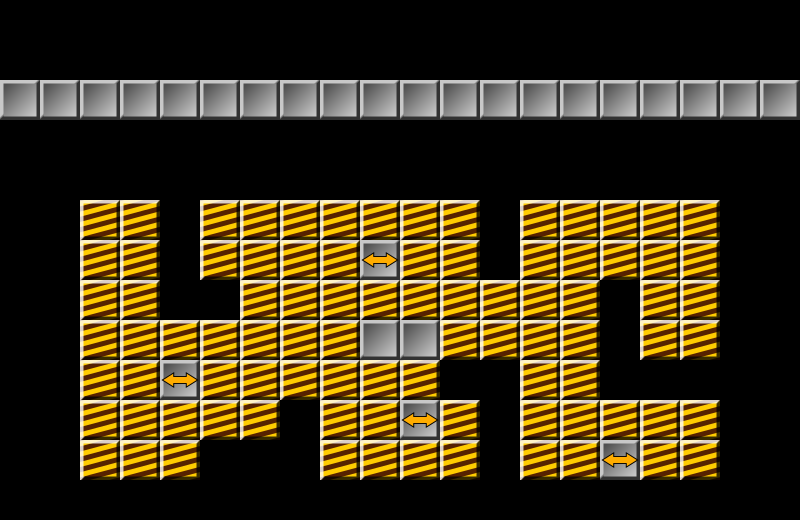

This is a level from a 2D game, rendered from its Tiled map with the project's own tilesets. A one-line summary and the complete map file follow:
An orthogonal 20x13 tile map with 40x40 px tiles, 2 tile layers (bricks, header), 3 tilesets and 2 objects (target, player).

<map version="1.0" orientation="orthogonal" renderorder="right-down" width="20" height="13" tilewidth="40" tileheight="40" nextobjectid="44">
 <tileset firstgid="1" name="tiles" tilewidth="40" tileheight="40" tilecount="9" columns="9">
  <image source="../../bricks/tiles.png" width="360" height="40" />
 </tileset>
 <tileset firstgid="10" name="Single sprites" tilewidth="40" tileheight="40" tilecount="1" columns="0">
  <tile id="1">
   <image width="40" height="40" source="../../bricks/002_player-40.png" />
  </tile>
 </tileset>
 <tileset firstgid="12" name="tiles" tilewidth="40" tileheight="40" tilecount="9" columns="9">
  <image source="../../bricks/tiles.png" width="360" height="40" />
 </tileset>
 <layer name="bricks" width="20" height="13">
  <data encoding="csv">
0,0,0,0,0,0,0,0,0,0,0,0,0,0,0,0,0,0,0,0,
0,0,0,0,0,0,0,0,0,0,0,0,0,0,0,0,0,0,0,0,
0,0,0,0,0,0,0,0,0,0,0,0,0,0,0,0,0,0,0,0,
0,0,0,0,0,0,0,0,0,0,0,0,0,0,0,0,0,0,0,0,
0,0,0,0,0,0,0,0,0,0,0,0,0,0,0,0,0,0,0,0,
0,0,3,3,0,3,3,3,3,3,3,3,0,3,3,3,3,3,0,0,
0,0,3,3,0,3,3,3,3,6,3,3,0,3,3,3,3,3,0,0,
0,0,3,3,0,0,3,3,3,3,3,3,3,3,3,0,3,3,0,0,
0,0,3,3,3,3,3,3,3,1,1,3,3,3,3,0,3,3,0,0,
0,0,3,3,6,3,3,3,3,3,3,0,0,3,3,0,0,0,0,0,
0,0,3,3,3,3,3,0,3,3,6,3,0,3,3,3,3,3,0,0,
0,0,3,3,3,0,0,0,3,3,3,3,0,3,3,6,3,3,0,0,
0,0,0,0,0,0,0,0,0,0,0,0,0,0,0,0,0,0,0,0
</data>
 </layer>
 <layer name="header" width="20" height="13">
  <data encoding="csv">
0,0,0,0,0,0,0,0,0,0,0,0,0,0,0,0,0,0,0,0,
0,0,0,0,0,0,0,0,0,0,0,0,0,0,0,0,0,0,0,0,
1,1,1,1,1,1,1,1,1,1,1,1,1,1,1,1,1,1,1,1,
0,0,0,0,0,0,0,0,0,0,0,0,0,0,0,0,0,0,0,0,
0,0,0,0,0,0,0,0,0,0,0,0,0,0,0,0,0,0,0,0,
0,0,0,0,0,0,0,0,0,0,0,0,0,0,0,0,0,0,0,0,
0,0,0,0,0,0,0,0,0,0,0,0,0,0,0,0,0,0,0,0,
0,0,0,0,0,0,0,0,0,0,0,0,0,0,0,0,0,0,0,0,
0,0,0,0,0,0,0,0,0,0,0,0,0,0,0,0,0,0,0,0,
0,0,0,0,0,0,0,0,0,0,0,0,0,0,0,0,0,0,0,0,
0,0,0,0,0,0,0,0,0,0,0,0,0,0,0,0,0,0,0,0,
0,0,0,0,0,0,0,0,0,0,0,0,0,0,0,0,0,0,0,0,
0,0,0,0,0,0,0,0,0,0,0,0,0,0,0,0,0,0,0,0
</data>
 </layer>
 <objectgroup name="sprites">
  <object id="31" name="target" gid="5" x="360" y="360" width="40" height="40" />
  <object id="30" name="player" gid="11" x="400" y="360" width="40" height="40" />
 </objectgroup>
</map>
